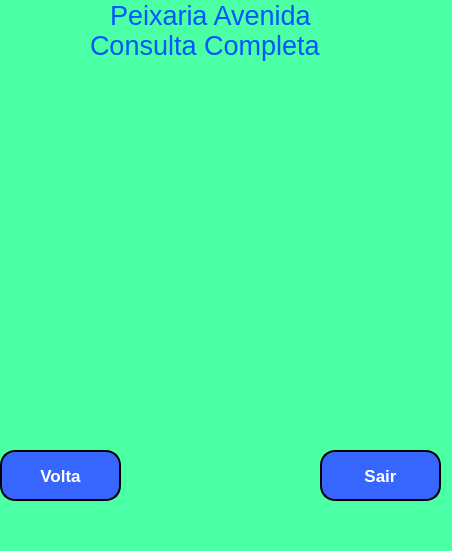
<?xml version="1.0" encoding="UTF-8"?>
<ui version="4.0">
 <class>MainWindow</class>
 <widget class="QMainWindow" name="MainWindow">
  <property name="geometry">
   <rect>
    <x>0</x>
    <y>0</y>
    <width>452</width>
    <height>551</height>
   </rect>
  </property>
  <property name="windowTitle">
   <string>MainWindow</string>
  </property>
  <property name="styleSheet">
   <string notr="true">background-color: rgb(75, 255, 165);</string>
  </property>
  <widget class="QWidget" name="centralwidget">
   <widget class="QLabel" name="label_2">
    <property name="geometry">
     <rect>
      <x>200</x>
      <y>50</y>
      <width>31</width>
      <height>61</height>
     </rect>
    </property>
    <property name="text">
     <string/>
    </property>
    <property name="pixmap">
     <pixmap>usuario.png</pixmap>
    </property>
   </widget>
   <widget class="QLabel" name="label_4">
    <property name="geometry">
     <rect>
      <x>10</x>
      <y>110</y>
      <width>431</width>
      <height>331</height>
     </rect>
    </property>
    <property name="font">
     <font>
      <pointsize>13</pointsize>
     </font>
    </property>
    <property name="styleSheet">
     <string notr="true">color: rgb(255, 255, 127);</string>
    </property>
    <property name="text">
     <string/>
    </property>
   </widget>
   <widget class="QLabel" name="label_5">
    <property name="geometry">
     <rect>
      <x>110</x>
      <y>0</y>
      <width>201</width>
      <height>31</height>
     </rect>
    </property>
    <property name="font">
     <font>
      <pointsize>20</pointsize>
     </font>
    </property>
    <property name="styleSheet">
     <string notr="true">color: rgb(0, 85, 255);</string>
    </property>
    <property name="text">
     <string>Peixaria Avenida</string>
    </property>
   </widget>
   <widget class="QPushButton" name="pushButton_5">
    <property name="geometry">
     <rect>
      <x>320</x>
      <y>450</y>
      <width>121</width>
      <height>51</height>
     </rect>
    </property>
    <property name="font">
     <font>
      <pointsize>13</pointsize>
      <weight>75</weight>
      <bold>true</bold>
     </font>
    </property>
    <property name="styleSheet">
     <string notr="true">background-color: rgb(55, 102, 255);
color: rgb(255, 255, 255);
border-style: outset;
border-width: 2px;
border-radius: 15px;
border-color: black;</string>
    </property>
    <property name="text">
     <string>Sair</string>
    </property>
   </widget>
   <widget class="QPushButton" name="pushButton_6">
    <property name="geometry">
     <rect>
      <x>0</x>
      <y>450</y>
      <width>121</width>
      <height>51</height>
     </rect>
    </property>
    <property name="font">
     <font>
      <pointsize>13</pointsize>
      <weight>75</weight>
      <bold>true</bold>
     </font>
    </property>
    <property name="styleSheet">
     <string notr="true">background-color: rgb(55, 102, 255);
color: rgb(255, 255, 255);
border-style: outset;
border-width: 2px;
border-radius: 15px;
border-color: black;</string>
    </property>
    <property name="text">
     <string>Volta</string>
    </property>
   </widget>
   <widget class="QLabel" name="label_6">
    <property name="geometry">
     <rect>
      <x>90</x>
      <y>30</y>
      <width>251</width>
      <height>31</height>
     </rect>
    </property>
    <property name="font">
     <font>
      <pointsize>20</pointsize>
     </font>
    </property>
    <property name="styleSheet">
     <string notr="true">color: rgb(0, 85, 255);</string>
    </property>
    <property name="text">
     <string>Consulta Completa</string>
    </property>
   </widget>
  </widget>
  <widget class="QMenuBar" name="menubar">
   <property name="geometry">
    <rect>
     <x>0</x>
     <y>0</y>
     <width>452</width>
     <height>22</height>
    </rect>
   </property>
  </widget>
  <widget class="QStatusBar" name="statusbar"/>
 </widget>
 <resources/>
 <connections/>
</ui>
